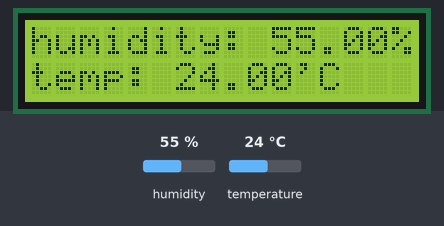
This program was run on a simulated Raspberry Pi (BCM pin numbers). Shown: 16×2 character LCD. The inputs (shaded band) are chosen by the test bench; at power-on: humidity 55 %, temperature 24 °C. The clock reads 2024-03-15 10:24:30 at power-on unless the program sets it.

Above: at 4.2 s.
4.3 s: humidity set to 22 %
15.4 s: temperature set to 12 °C
At 18.7 s:
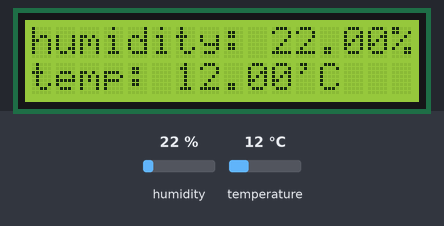
26.5 s: humidity set to 40 %
At 32.7 s:
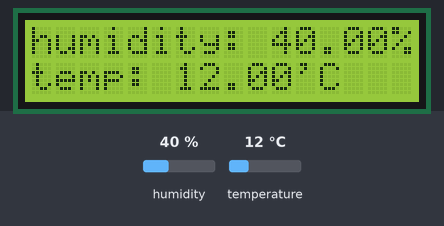
37.6 s: temperature set to 19 °C
At 48.0 s:
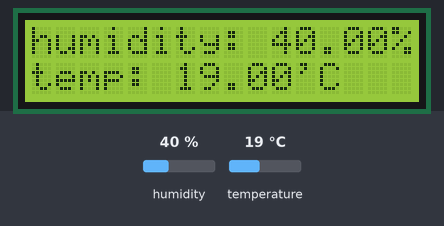
Timing chart, 0 to 49.5 s (numbered marks = the images above; inputs shaded):
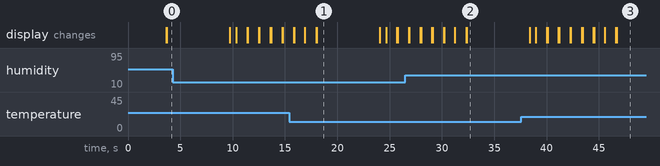

The program:

project_zero_w_dht22_temperature_lcd.py
```python
"""Raspetarberry Pi project to consume DHT22 sensor data and display it on LCD screen."""

import datetime
import time
import Adafruit_DHT
from rpi_lcd import LCD

screen = LCD()

# ████████████████ Line 1
# ████████████████ Line 2
# humidity: 51.53%
# temp: 21.25°C
# 2022-09-07
# 23:23:23
# pinVcc = 3V3 (1)
# pinGnd = GND (9)

PIN_SIGNAL = 4 # GPIO4 (7)

# DHT22 AM2302 Temperature and Humidity Sensor
def get_humidity_and_temperature():
    """Function gets data from DHT22 sensor."""
    humidity, temperature = Adafruit_DHT.read_retry(Adafruit_DHT.DHT22, PIN_SIGNAL)
    return f"{humidity:.2f}%", f"{temperature:.2f}'C"

# LCD 1602
def display_text_on_lcd_screen(line1, line2, time_sleep):
    """Function displays text on LCD screen."""
    screen.text(line1, 1)
    screen.text(line2, 2)
    time.sleep(time_sleep)
    screen.clear()

def display_date_and_time(rangerepeat):
    """Function displays date and time on LCD screen."""
    for _ in range(rangerepeat):
        datestr = datetime.datetime.now().strftime("%Y-%m-%d %H:%M:%S").split()
        display_text_on_lcd_screen(datestr[0], datestr[1], 1)

def display_data_from_sensors():
    """Function displays data gathered from sensors on LCD screen."""
    humidity, temperature = get_humidity_and_temperature()
    date_now = datetime.datetime.now()
    if date_now.minute == 0 or date_now.minute == 30:
        with open(
            file="/home/pi/Desktop/repos/PT_Library_Pi_UltimateRaspetarberry/temp.csv",
            mode="a",
            encoding="utf-8") as mytemp:
            mytemp.write(f'{date_now},{temperature},{humidity}\n')
        time.sleep(60)
    display_text_on_lcd_screen(f'humidity: {humidity}', f'temp: {temperature}', 6)

def welcome():
    """Function displays welcome text on LCD screen."""
    screen.clear()
    screen.text('Welcome!', 1)
    time.sleep(3)

def play():
    """Function plays the program loop."""
    welcome()
    while True:
        try:
            display_data_from_sensors()
            time.sleep(0.5)
            display_date_and_time(6)
        except RuntimeError as error:
            # Errors occur often with DHT sensors as they are hard to read, so just keep going.
            print("Runtime error!")
            print(error.args[0])
            continue
        except Exception as error:
            print("Exception error!")
            #raise error
            with open(
                file="/home/pi/Desktop/repos/PT_Library_Pi_UltimateRaspetarberry/temp.csv",
                mode="a",
                encoding="utf-8") as mytemp:
                mytemp.write(error.args[0])
            continue
        finally:
            time.sleep(0.5)

def close():
    """Function clears LCD screen and displays goodbye text."""
    screen.clear()
    screen.text('Goodbye...', 1)
    time.sleep(3)

if __name__ == "__main__":
    try:
        play()
    except KeyboardInterrupt:
        close()
    finally:
        screen.clear()
```

Measured:
- what the display in image 1 shows lasts 6.1 s, from 18.0 s to 24.1 s
